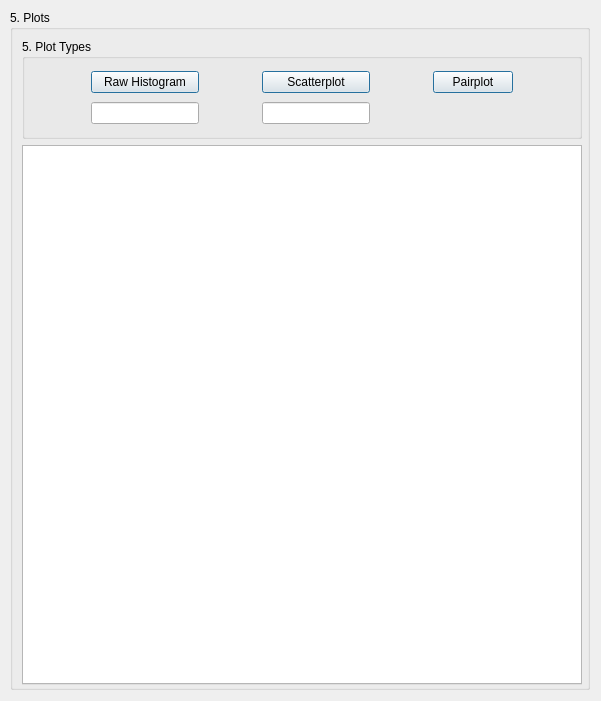
          <widget class="QWidget" name="scrollAreaWidgetContents_7">
           <property name="geometry">
            <rect>
             <x>0</x>
             <y>0</y>
             <width>601</width>
             <height>701</height>
            </rect>
           </property>
           <widget class="QGroupBox" name="plotsgroupbox">
            <property name="geometry">
             <rect>
              <x>10</x>
              <y>10</y>
              <width>580</width>
              <height>680</height>
             </rect>
            </property>
            <property name="sizePolicy">
             <sizepolicy hsizetype="Fixed" vsizetype="Fixed">
              <horstretch>0</horstretch>
              <verstretch>0</verstretch>
             </sizepolicy>
            </property>
            <property name="minimumSize">
             <size>
              <width>580</width>
              <height>680</height>
             </size>
            </property>
            <property name="maximumSize">
             <size>
              <width>580</width>
              <height>680</height>
             </size>
            </property>
            <property name="styleSheet">
             <string notr="true"/>
            </property>
            <property name="title">
             <string>5. Plots</string>
            </property>
            <layout class="QGridLayout" name="gridLayout_12">
             <item row="0" column="0">
              <widget class="QGroupBox" name="plottypesgroupbox">
               <property name="minimumSize">
                <size>
                 <width>560</width>
                 <height>100</height>
                </size>
               </property>
               <property name="maximumSize">
                <size>
                 <width>560</width>
                 <height>100</height>
                </size>
               </property>
               <property name="title">
                <string>5. Plot Types</string>
               </property>
               <layout class="QGridLayout" name="gridLayout_11">
                <item row="0" column="4">
                 <spacer name="horizontalSpacer_25">
                  <property name="orientation">
                   <enum>Qt::Horizontal</enum>
                  </property>
                  <property name="sizeHint" stdset="0">
                   <size>
                    <width>40</width>
                    <height>20</height>
                   </size>
                  </property>
                 </spacer>
                </item>
                <item row="0" column="0">
                 <spacer name="horizontalSpacer_23">
                  <property name="orientation">
                   <enum>Qt::Horizontal</enum>
                  </property>
                  <property name="sizeHint" stdset="0">
                   <size>
                    <width>40</width>
                    <height>20</height>
                   </size>
                  </property>
                 </spacer>
                </item>
                <item row="0" column="2">
                 <spacer name="horizontalSpacer_24">
                  <property name="orientation">
                   <enum>Qt::Horizontal</enum>
                  </property>
                  <property name="sizeHint" stdset="0">
                   <size>
                    <width>40</width>
                    <height>20</height>
                   </size>
                  </property>
                 </spacer>
                </item>
                <item row="0" column="3">
                 <widget class="QPushButton" name="scatterplot">
                  <property name="text">
                   <string>Scatterplot</string>
                  </property>
                  <property name="default">
                   <bool>true</bool>
                  </property>
                 </widget>
                </item>
                <item row="1" column="3">
                 <widget class="QLineEdit" name="scatterplotlineedit">
                  <property name="text">
                   <string/>
                  </property>
                 </widget>
                </item>
                <item row="1" column="1">
                 <widget class="QLineEdit" name="rawhistogramlineedit">
                  <property name="text">
                   <string/>
                  </property>
                 </widget>
                </item>
                <item row="0" column="1">
                 <widget class="QPushButton" name="rawhistogram">
                  <property name="text">
                   <string>Raw Histogram</string>
                  </property>
                  <property name="default">
                   <bool>true</bool>
                  </property>
                 </widget>
                </item>
                <item row="0" column="6">
                 <spacer name="horizontalSpacer_26">
                  <property name="orientation">
                   <enum>Qt::Horizontal</enum>
                  </property>
                  <property name="sizeHint" stdset="0">
                   <size>
                    <width>40</width>
                    <height>20</height>
                   </size>
                  </property>
                 </spacer>
                </item>
                <item row="0" column="5">
                 <widget class="QPushButton" name="pairplot">
                  <property name="text">
                   <string>Pairplot</string>
                  </property>
                  <property name="default">
                   <bool>true</bool>
                  </property>
                 </widget>
                </item>
               </layout>
              </widget>
             </item>
             <item row="1" column="0">
              <widget class="QTabWidget" name="plotfuck">
               <property name="minimumSize">
                <size>
                 <width>560</width>
                 <height>540</height>
                </size>
               </property>
               <property name="maximumSize">
                <size>
                 <width>560</width>
                 <height>540</height>
                </size>
               </property>
               <property name="styleSheet">
                <string notr="true">background-color: rgb(255, 255, 255);</string>
               </property>
               <property name="currentIndex">
                <number>-1</number>
               </property>
               <property name="tabsClosable">
                <bool>true</bool>
               </property>
               <property name="movable">
                <bool>true</bool>
               </property>
              </widget>
             </item>
            </layout>
           </widget>
          </widget>
